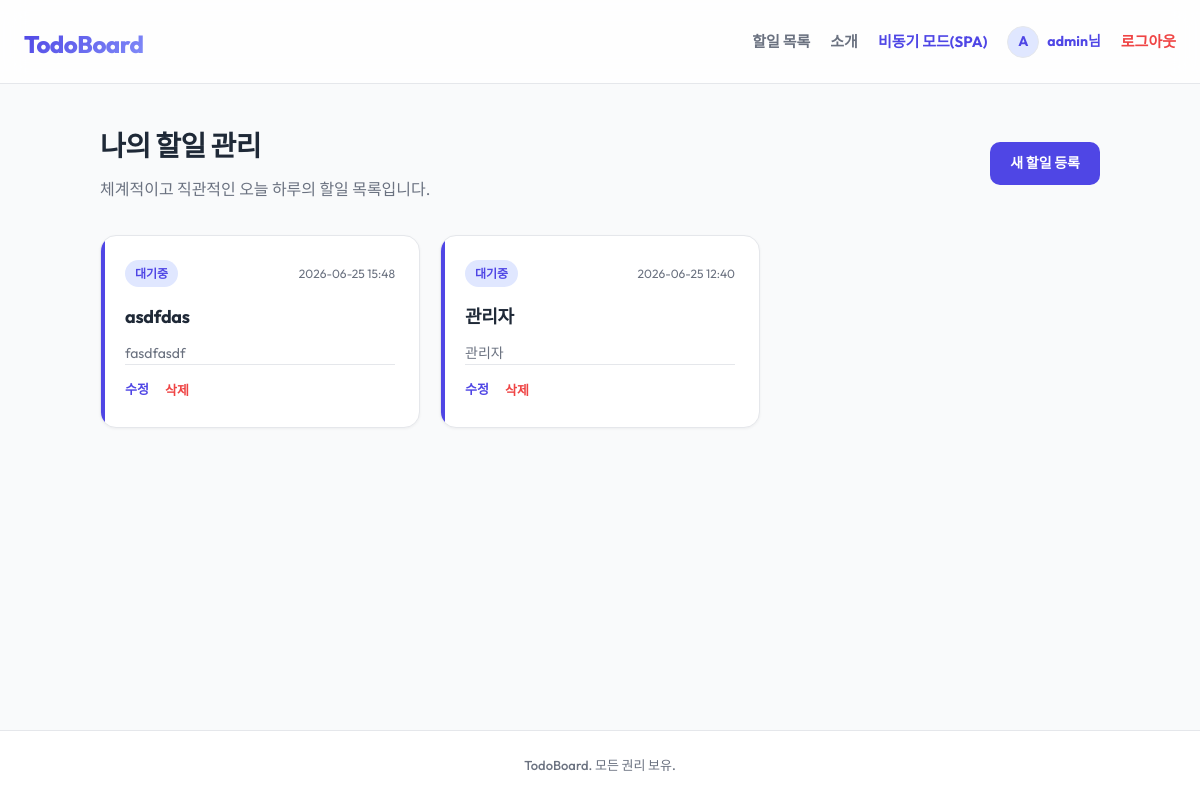
/ (signed in), run on an earlier commit of the app's database.
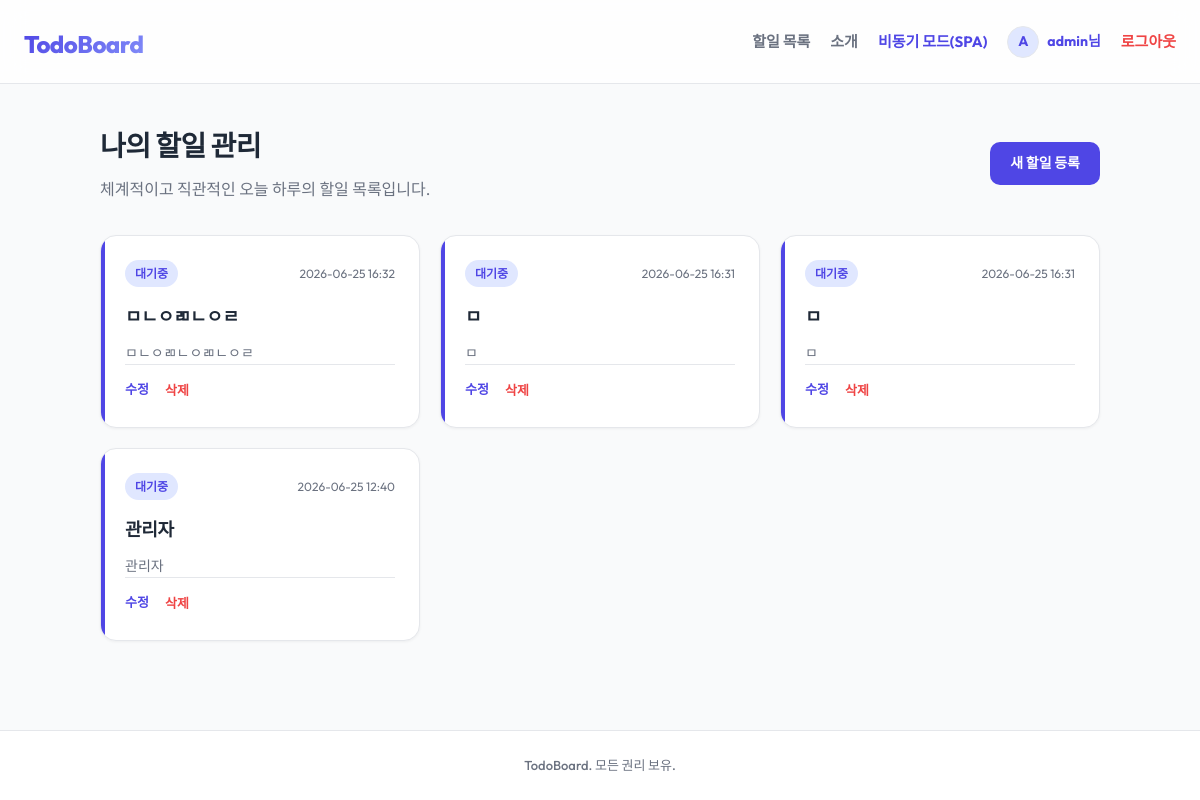
And on a later commit of the database.
### todos/models.py (models this page shows, shortened)
class CustomUser(AbstractUser):
    nickname = models.CharField(max_length=50, blank=True)
    avatar = models.ImageField(upload_to='avatars/', blank=True, null=True)

class Todo(models.Model):
    image = models.ImageField(upload_to='todos/images/', blank=True, null=True)
    author = models.ForeignKey(
        settings.AUTH_USER_MODEL,
        on_delete=models.CASCADE,
        related_name='todos',
        null=True,
        blank=True
    )
    title = models.CharField(max_length=200)
    content = models.TextField(blank=True)
    is_completed = models.BooleanField(default=False)
    created_at = models.DateTimeField(auto_now_add=True)
    updated_at = models.DateTimeField(auto_now=True)

### todos/views.py (the view)
# urls.py: path('', views.todo_list, name='todo_list'),
@login_required
def todo_list(request):
    todos = Todo.objects.filter(author=request.user).order_by('-created_at')
    return render(request, 'todos/todo_list.html', {'todos': todos})

### todos/context_processors.py (called while the page is built)
def global_spa_config(request):
    try:
        api_url = reverse('todos:api_todo-list')
    except Exception:
        api_url = '/api/todos/'
    return {
        'API_BASE_URL': api_url,
        'SITE_META_TITLE': 'TodoBoard Premium SPA',
    }

### todos/templates/todos/todo_list.html (shortened to what this page needs)
{% extends 'todos/base.html' %}
{% block content %}
<div class="content-header">
    <div class="header-text">
        <h2 class="section-title">나의 할일 관리</h2>
        <p class="section-desc">체계적이고 직관적인 오늘 하루의 할일 목록입니다.</p>
    </div>
    <a href="{% url 'todos:todo_create' %}" class="btn btn-primary">새 할일 등록</a>
</div>
<div class="todo-board-container">
    <div class="todo-grid">
        {% for todo in todos %}
            <div class="todo-card {% if todo.is_completed %}completed{% endif %}">
                <div class="todo-card-header">
                    <span class="status-badge">
                        {% if todo.is_completed %}완료{% else %}대기중{% endif %}
                    </span>
                    <span class="todo-date">{{ todo.created_at|date:"Y-m-d H:i" }}</span>
                </div>
                <h3 class="todo-title">{{ todo.title }}</h3>
                {% if todo.content %}
                    <p class="todo-body">{{ todo.content }}</p>
                {% endif %}
                <div class="todo-actions">
                    <a href="{% url 'todos:todo_update' todo.pk %}" class="btn-text">수정</a>
                    <form action="{% url 'todos:todo_delete' todo.pk %}" method="post" class="delete-form" onsubmit="return confirm('정말 이 할일을 삭제하시겠습니까?');">
                        <button type="submit" class="btn-text btn-delete">삭제</button>
                    </form>
                </div>
            </div>
        {% empty %}
            <div class="empty-state">
                <p>등록된 할일이 없습니다. 상단의 '새 할일 등록' 버튼을 눌러 추가해 보세요.</p>
            </div>
        {% endfor %}
    </div>
</div>
{% endblock %}

### todos/templates/todos/base.html (shortened to what this page needs)
{% load static %}
<!DOCTYPE html>
<html lang="ko">
<head>
    <link rel="stylesheet" href="{% static 'todos/css/style.css' %}">
</head>
<body>
<header class="app-header">
    <div class="header-container">
        <h1 class="logo"><a href="{% url 'todos:todo_list' %}">TodoBoard</a></h1>
        <nav class="nav-links" style="display: flex; align-items: center; gap: 20px;">
            <a href="{% url 'todos:todo_list' %}" class="nav-item">할일 목록</a>
            <a href="{% url 'todos:about' %}" class="nav-item">소개</a>
            {% if user.is_authenticated %}
                <a href="{% url 'todos:spa_index' %}" class="nav-item" style="color: var(--primary-color); font-weight: 700;">비동기 모드(SPA)</a>
                <span class="user-avatar-wrapper" style="display: flex; align-items: center; gap: 8px;">
                    {% if user.avatar %}
                        <img src="{{ user.avatar.url }}" alt="avatar" style="width: 32px; height: 32px; border-radius: 50%; object-fit: cover; border: 1px solid var(--border-color);">
                    {% else %}
                        <div style="width: 32px; height: 32px; border-radius: 50%; background-color: var(--primary-light); color: var(--primary-color); display: flex; align-items: center; justify-content: center; font-weight: bold; font-size: 14px; border: 1px solid var(--border-color);">
                            {{ user.username|slice:":1"|upper }}
                        </div>
                    {% endif %}
                    <span class="user-greeting" style="font-weight: 700; color: var(--primary-color); font-size: 14px;">{{ user.nickname|default:user.username }}님</span>
                </span>
                <a href="{% url 'todos:logout' %}" class="nav-item" style="color: #ef4444;">로그아웃</a>
            {% else %}
                <a href="{% url 'todos:login' %}" class="nav-item">로그인</a>
                <a href="{% url 'todos:signup' %}" class="nav-item">회원가입</a>
            {% endif %}
        </nav>
    </div>
</header>
    <main class="app-main">
        <div class="main-container">
            {% block content %}
            {% endblock %}
        </div>
    </main>
    <footer class="app-footer">
        <div class="footer-container">
            <p>TodoBoard. 모든 권리 보유.</p>
        </div>
    </footer>
</body>
</html>

### todos/static/todos/css/style.css (style rules this page uses)
:root { --primary-color: #4f46e5; --primary-hover: #4338ca; --primary-light: #e0e7ff; --success-color: #10b981; --success-bg: #d1fae5; --warning-color: #f59e0b; --warning-bg: #fef3c7; --text-main: #1f2937; --text-muted: #6b7280; --bg-main: #f9fafb; --bg-card: #ffffff; --border-color: #e5e7eb; --border-radius-lg: 16px; --border-radius-md: 10px; --shadow-sm: 0 1px 3px rgba(0, 0, 0, 0.05); --shadow-md: 0 4px 6px -1px rgba(0, 0, 0, 0.05), 0 2px 4px -1px rgba(0, 0, 0, 0.03); --shadow-lg: 0 10px 15px -3px rgba(0, 0, 0, 0.05), 0 4px 6px -2px rgba(0, 0, 0, 0.02); }
* { margin: 0; padding: 0; box-sizing: border-box; }
body { font-family: 'Outfit', 'Noto Sans KR', sans-serif; background-color: var(--bg-main); color: var(--text-main); line-height: 1.6; display: flex; flex-direction: column; min-height: 100vh; }
a { color: inherit; text-decoration: none; }
.app-header { background-color: rgba(255, 255, 255, 0.8); backdrop-filter: blur(12px); border-bottom: 1px solid var(--border-color); position: sticky; top: 0; z-index: 100; }
.header-container { max-width: 1200px; margin: 0 auto; padding: 16px 24px; display: flex; justify-content: space-between; align-items: center; }
.logo a { font-size: 24px; font-weight: 800; background: linear-gradient(135deg, var(--primary-color), #818cf8); -webkit-background-clip: text; -webkit-text-fill-color: transparent; letter-spacing: -0.5px; }
.nav-links { display: flex; gap: 24px; }
.nav-item { font-weight: 600; font-size: 15px; color: var(--text-muted); transition: color 0.2s ease; }
.app-main { flex: 1; padding: 40px 24px; }
.main-container { max-width: 1000px; margin: 0 auto; }
.content-header { margin-bottom: 32px; }
.section-title { font-size: 28px; font-weight: 800; margin-bottom: 8px; letter-spacing: -0.5px; }
.section-desc { color: var(--text-muted); font-size: 16px; }
.todo-board-container { margin-top: 24px; }
.todo-grid { display: grid; grid-template-columns: repeat(auto-fill, minmax(300px, 1fr)); gap: 20px; }
.todo-card { background-color: var(--bg-card); border: 1px solid var(--border-color); border-radius: var(--border-radius-lg); padding: 24px; box-shadow: var(--shadow-sm); transition: transform 0.3s cubic-bezier(0.4, 0, 0.2, 1), box-shadow 0.3s ease; display: flex; flex-direction: column; position: relative; overflow: hidden; }
.todo-card::before { content: ''; position: absolute; top: 0; left: 0; width: 4px; height: 100%; background-color: var(--primary-color); transition: background-color 0.3s ease; }
.todo-card-header { display: flex; justify-content: space-between; align-items: center; margin-bottom: 16px; }
.status-badge { font-size: 12px; font-weight: 700; padding: 4px 10px; border-radius: 20px; color: var(--primary-color); background-color: var(--primary-light); }
.todo-date { font-size: 12px; color: var(--text-muted); }
.todo-title { font-size: 18px; font-weight: 700; margin-bottom: 10px; letter-spacing: -0.3px; transition: color 0.3s ease; }
.todo-body { color: var(--text-muted); font-size: 14px; flex-grow: 1; word-break: break-all; }
.btn { display: inline-flex; align-items: center; justify-content: center; padding: 10px 20px; font-size: 14px; font-weight: 700; border-radius: var(--border-radius-md); cursor: pointer; transition: all 0.2s ease; border: none; text-decoration: none; }
.btn-primary { background-color: var(--primary-color); color: #ffffff; }
.btn-text { font-size: 13px; font-weight: 600; color: var(--primary-color); cursor: pointer; background: none; border: none; transition: color 0.2s ease; }
.btn-delete { color: #ef4444; }
.todo-actions { margin-top: auto; padding-top: 12px; border-top: 1px solid var(--border-color); display: flex; gap: 16px; align-items: center; }
.delete-form { display: inline; }
.content-header { display: flex; justify-content: space-between; align-items: center; margin-bottom: 32px; }
.app-footer { background-color: #ffffff; border-top: 1px solid var(--border-color); padding: 24px; text-align: center; color: var(--text-muted); font-size: 13px; font-weight: 500; }
.footer-container { max-width: 1200px; margin: 0 auto; }
.todo-card { transition: transform 0.3s cubic-bezier(0.25, 0.8, 0.25, 1), box-shadow 0.3s cubic-bezier(0.25, 0.8, 0.25, 1) !important; }

What changed in the data, as far as the page shows it:
removed Todo: is_completed "대기중", created_at "2026-06-25 15:48", title "asdfdas", content "fasdfasdf"
added Todo: is_completed "대기중", created_at "2026-06-25 16:32", title "ㅁㄴㅇㄻㄴㅇㄹ", content "ㅁㄴㅇㄻㄴㅇㄻㄴㅇㄹ"
added Todo: is_completed "대기중", created_at "2026-06-25 16:31", title "ㅁ", content "ㅁ"
added Todo: is_completed "대기중", created_at "2026-06-25 16:31", title "ㅁ", content "ㅁ"
